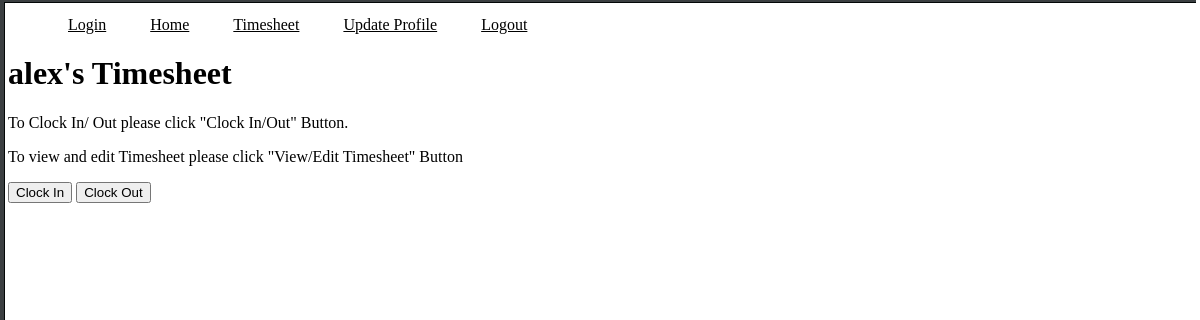
/home (signed in), run on an earlier commit of the app's database.
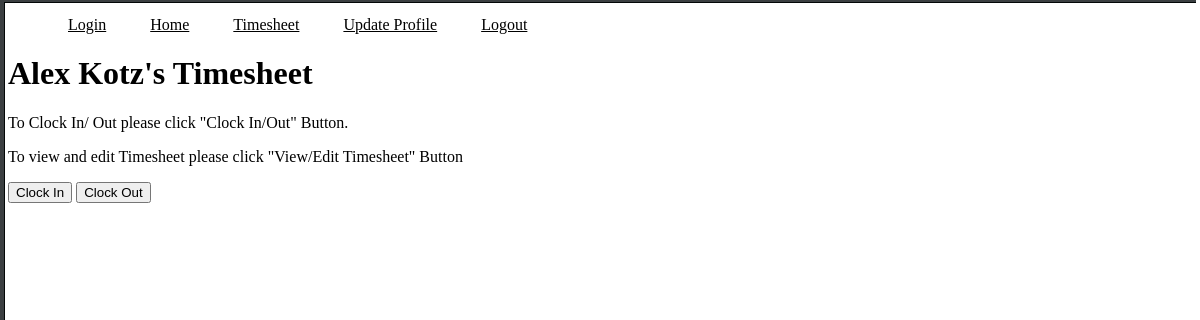
And on a later commit of the database.
### app.py (models this page shows)
class Users(UserMixin, db.Model):
    id = db.Column(db.Integer, primary_key=True)
    username = db.Column(db.String(40), unique=True, nullable=False)
    password = db.Column(db.String(40), nullable=False)
    name = db.Column(db.String(40), nullable=False)
    entries = db.relationship('Account', backref='user')

### app.py (the view, shortened to what this page needs)
@app.route('/home', methods=['GET', 'POST'])
@login_required
def home():
    user = current_user.username
    account = Account.query.filter_by(owner_id=current_user.id)
    name = current_user.name
    rowTotal = 3000
    def ceil_dt(dt, delta):
        return dt + (datetime.min - dt) % delta
    clockInTime = ceil_dt(datetime.now(), timedelta(minutes=15))
    clockInTime1 = str(datetime.now())
    clockInTime = str(clockInTime)
    clockInTime.split(" ")
    clockInTime = clockInTime[11:]
    clockOutTime = ceil_dt(datetime.now(), timedelta(minutes=15))
    clockOutTime1 = str(datetime.now())
    clockOutTime = str(clockOutTime)
    clockOutTime.split(" ")
    clockOutTime = clockOutTime[11:]
    return render_template('home.html', user=user, account=account, name=name, clockInTime=clockInTime)

### app.py (called while the page is built)
@login_manager.user_loader
def load_user(uid):
    user = Users.query.get(uid)
    return user

### templates/home.html (shortened to what this page needs)
{% extends "base.html" %}
{% block content %}
<h1> {{ name }}'s Timesheet</h1>
<p>To Clock In/ Out please click "Clock In/Out" Button.</p>
<p>To view and edit Timesheet please click "View/Edit Timesheet" Button</p>
<form action="/home" method="post">
    <button name="clock" value="clockInButton">Clock In</button>
    <button name="clock" value="clockOutButton">Clock Out</button>
</form>
{% endblock %}

What changed in the data, as far as the page shows it:
changed Users: name "alex" → "Alex Kotz"
